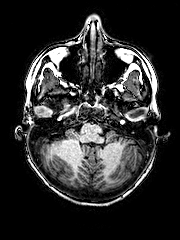
%> input picture Input Images/AX_1.png, 180 x 240 px
$ octave --eval "result = SegmentationT1wImage(imread('../Input Images/AX_1.png'));"   (GNU Octave 9; MATLAB toolbox functions it lacks are replaced by stand-ins)
%> lines starting %> are read from the running program, lines starting %| are printed output that depends on the picture; in (x1, y1, x2, y2) boxes, pixels count from 0 and x2, y2 are one past the last pixel; in counts of white or black regions, pixels touching at a corner belong together; the program's own positions count from 1
### main code/DiagonalFactor.m
function [D] = DiagonalFactor(image)
[L, B] = size(image);
%> L = 240; B = 180
D = sqrt(L*L + B*B);
%> D = 300
end

### main code/BackgroundSegmentation.m
function [outputImage] = BackgroundSegmentation(image)

D = DiagonalFactor(image);
%> D = 300

threshold = graythresh(image)/2;
%> threshold = 0.181
maskImage = image > threshold;
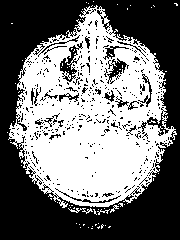
%> maskImage: size 240x180 logical; 46.1% white; 71 white regions (67 under 20 px), largest, box (x1, y1, x2, y2) and area: (8, 5, 177, 208) 19673, (68, 208, 93, 214) 55, (110, 205, 119, 213) 26, (97, 209, 110, 215) 25
maskImage = imclose(maskImage,strel('disk', round(0.0500*D))); % take complement for background
%> maskImage: size 240x180 logical; 58.7% white; 1 black region, box (x1, y1, x2, y2) and area: (0, 0, 180, 240) 17850
maskImage = imcomplement(maskImage)

outputImage = maskImage;

end

### main code/SkullSegmentation.m
function [outputImage] = SkullSegmentation(image, bgrSegIm)

D = DiagonalFactor(image);

mask_background = imcomplement(bgrSegIm);

mask_background = imerode(mask_background, strel('disk', round(0.0333*D)));
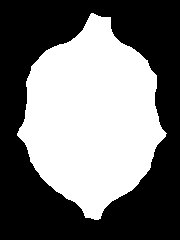
%> mask_background: size 240x180 logical; 45.6% white; 1 white region, box (x1, y1, x2, y2) and area: (17, 13, 167, 220) 19694
erodedImage = image.*mask_background;
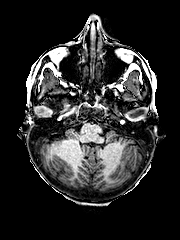
%> erodedImage: size 240x180 uint8; min 0, max 255, mean 41.7

%threshold = graythresh(image)/2;
mask = image > 0.1569 %threshold; %& image <240;

% threshold image
thrImage = erodedImage > 0.2353 & erodedImage < 0.90;
%> thrImage: size 240x180 logical; every value is 0

erodedImage2 = erode_max(thrImage,D);
mask2 = conditional_dilation(erodedImage2, thrImage, strel('disk',round(0.0033*D),4),round(0.0167*D));
mask2 = imfill(mask2,"holes");
mask2 = imopen(mask2,strel('disk',round(0.0067*D)));
mask2 = bwareafilt(logical(mask2),[140 size(image,1)*size(image,2)]);
mask2 = imclose(mask2,strel('disk', round(0.0667*D)));
mask2 = imdilate(mask2,strel('disk',round(0.0167*D)));
mask2 = imfill(mask2,"holes");

outputImage = mask;
outputImage(mask2==1)=0;

outputImage = bwareafilt(outputImage,[250 size(image,1)*size(image,2)]);


end

### main code/erode_max.m
function [outputImage] = erode_max(image,D)
%> called with D = 300
    while length(find(imerode(image, strel('disk', round(0.0033*D))))) > 1
    image = imerode(image, strel('disk', round(0.0033*D)));
    end
%> this loop made 0 passes
    outputImage = image;
end

### main code/conditional_dilation.m
function [image_out] = conditional_dilation(image_in, template_image,structure_element,condition)
%> called with condition = 5
    image_temp1 = image_in;
    image_temp2 = imdilate(image_in, structure_element);
    image_temp2 = image_temp2.*template_image;
%> image_temp2: size 240x180 double; every value is 0
        while length(find(image_temp2 ==1))-length(find(image_temp1 ==1))>condition
        image_temp1 = image_temp2;
        image_temp2 = imdilate(image_temp2, structure_element);
        image_temp2 = image_temp2.*template_image;
        end
%> in SkullSegmentation, `outputImage = bwareafilt(outputImage,[250 size(image,1)*size(image,2)]);`:
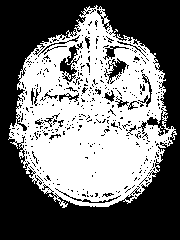
%> outputImage: size 240x180 logical; 45.5% white; 1 white region, box (x1, y1, x2, y2) and area: (8, 5, 177, 208) 19673
    image_out = image_temp2;
end

### main code/SkullStripFilter.m
function [outputImage] = SkullStripFilter(skuSegIm, bgrSegIm)

D = DiagonalFactor(skuSegIm);

skuSegIm = imclose(skuSegIm, strel('disk', round(0.0500*D)));
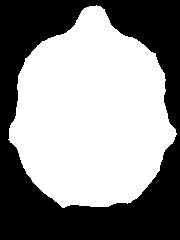
%> skuSegIm: size 240x180 logical; 55.4% white; 1 black region, box (x1, y1, x2, y2) and area: (0, 0, 180, 240) 19263


maskImage = (skuSegIm + bgrSegIm) > 0.5;
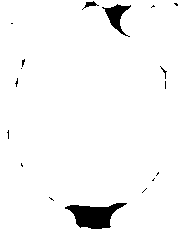
%> maskImage: size 240x180 logical; 96.7% white; 17 black regions (13 under 20 px), largest, box (x1, y1, x2, y2) and area: (65, 203, 127, 229) 899, (102, 4, 131, 37) 355, (82, 1, 99, 10) 52, (160, 66, 167, 79) 20

maskImage = imclose(maskImage, strel('disk', round(0.0167*D)));
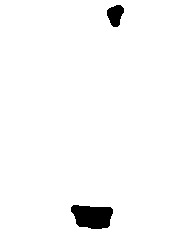
%> maskImage: size 240x180 logical; 97.6% white; 2 black regions, box (x1, y1, x2, y2) and area: (71, 205, 113, 229) 792, (107, 5, 124, 27) 262
maskImage = imclose(maskImage, strel('disk', round(0.0667*D)));
%> maskImage: size 240x180 logical; every value is 1
sigma = round(0.0333*D);
%> sigma = 10
maskImage = imgaussfilt(double(maskImage), sigma);
%> maskImage: size 240x180 double; every value is 1
maskImage = maskImage > 0.3;

outputImage = imcomplement(maskImage);

end

### main code/LocalMinimum.m
function [minimum, num_components] = LocalMinimum(inputImage, nrGauss, guess)
%> called with nrGauss = 6, guess = 0.2

inputImage = inputImage(inputImage > 0);
%> inputImage = []

%> the run ends on the next line
gm = fitgmdist(inputImage(:), nrGauss, 'RegularizationValue', 0.00001);
num_components = gm.NumComponents;

% Initialize variables to store the minimum and second-to-minimum means and their corresponding indices
min_mu = inf;
second_min_mu = inf;
min_sigma = [];
second_min_sigma = [];

% Loop through each component and find the two with the lowest means
for i = 1:num_components
    mu_i = gm.mu(i);
    sigma_i = sqrt(gm.Sigma(:,:,i));  % Taking the square root to get standard deviation

    % Check if the current mean is lower than the minimum found so far
    if mu_i < min_mu
        % Move the current minimum to second minimum
        second_min_mu = min_mu;
        second_min_sigma = min_sigma;

        % Update the minimum with the current values
        min_mu = mu_i;
        min_sigma = sigma_i;
    elseif mu_i < second_min_mu
        % Update the second minimum with the current values
        second_min_mu = mu_i;
        second_min_sigma = sigma_i;
    end
end


comp1 = @(x) normpdf(x, min_mu, min_sigma);
comp2 = @(x) normpdf(x, second_min_mu, second_min_sigma);
diff_function = @(x) (comp1(x) - comp2(x));


minimum = fzero(diff_function, guess);

% To Display the gaussian plots

x = linspace(min(inputImage(:)), max(inputImage(:)), 1000);

sumPDF = zeros(size(x));

% Calculate and accumulate the PDFs
for i = 1:gm.NumComponents
    y = pdf(gm, x');
    sumPDF = sumPDF + y;
end

% [11 lines of commented-out code are left out]

end

### main code/CSFSegmentation.m
function [outputImage] = CSFSegmentation(image, skullStripped)

maskedImage = image .* skullStripped;

% Does not work yet.

[minimum, nrPeaks] = LocalMinimum(maskedImage, 6, 0.2);

% [7 lines of commented-out code are left out]
threshold = minimum;

csfSegIm = maskedImage < threshold;
csfSegIm = csfSegIm - imcomplement(skullStripped);

outputImage = csfSegIm;

end

### main code/SegmentationT1wImage.m
function [output_segmentations] = SegmentationT1wImage(image)

% Get the size of the input image
[image_height, image_width] = size(image);
num_classes = 5;

% Create the 3D array with the specified dimensions
output_segmentations = zeros(image_height, image_width, num_classes);

%% Background segmentation
bgrSegIm = BackgroundSegmentation(image);
output_segmentations(:, :, 1) = bgrSegIm;

%% Skull segmentation
skuSegIm = SkullSegmentation(image, bgrSegIm);
output_segmentations(:, :, 2) = skuSegIm;

%% Skull stripping
skullStripped = SkullStripFilter(skuSegIm, bgrSegIm);
% imshow(imcomplement(skullStripped) .* image);

%% CSF segmentation
csfSegIm = CSFSegmentation(image, skullStripped);
output_segmentations(:, :, 3) = csfSegIm;

%% White matter segmentation
whmSegIm = WhiteMatterSegmentation(image, csfSegIm, skullStripped);
output_segmentations(:, :, 4) = whmSegIm;

%% Grey matter segmentation
grmSegIm = GreyMatterSegmentation(whmSegIm ,csfSegIm, skullStripped);
output_segmentations(:, :, 5) = grmSegIm;

end

$ run again, on Input Images/AX_2.png
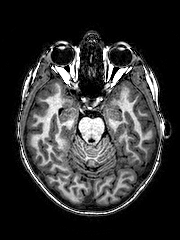
%> input picture Input Images/AX_2.png, 180 x 240 px
%> in BackgroundSegmentation, `D = DiagonalFactor(image);`: D = 300
%> threshold = 0.15
%> in BackgroundSegmentation, `maskImage = image > threshold;`:
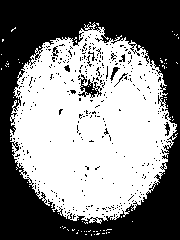
%> maskImage: size 240x180 logical; 52% white; 369 black regions (360 under 20 px), largest, box (x1, y1, x2, y2) and area: (0, 0, 180, 240) 19367, (78, 74, 102, 98) 225, (110, 67, 120, 81) 49
%> mask_background: size 240x180 logical; 48.3% white; 1 white region, box (x1, y1, x2, y2) and area: (18, 32, 168, 226) 20865
%> thrImage: size 240x180 logical; every value is 0
%> image_temp2: size 240x180 double; every value is 0
%> outputImage: size 240x180 logical; 51.6% white; 369 black regions (360 under 20 px), largest, box (x1, y1, x2, y2) and area: (0, 0, 180, 240) 19528, (78, 74, 102, 98) 229, (110, 67, 120, 81) 49
%> skuSegIm: size 240x180 logical; 58% white; 1 black region, box (x1, y1, x2, y2) and area: (0, 0, 180, 240) 18140
%> in SkullStripFilter, `maskImage = imclose(maskImage, strel('disk', round(0.0167*D)));`:
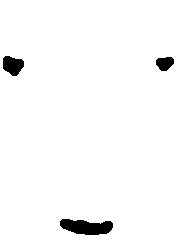
%> maskImage: size 240x180 logical; 97.4% white; 3 black regions, box (x1, y1, x2, y2) and area: (60, 219, 113, 235) 616, (3, 56, 24, 76) 306, (156, 57, 174, 71) 190
%> sigma = 10
%> inputImage = []

$ run again, on Input Images/AX_3.png
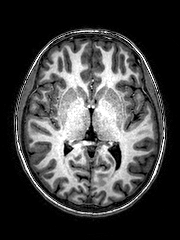
%> input picture Input Images/AX_3.png, 180 x 240 px
%> in BackgroundSegmentation, `D = DiagonalFactor(image);`: D = 300
%> threshold = 0.185
%> in BackgroundSegmentation, `maskImage = image > threshold;`:
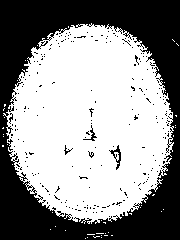
%> maskImage: size 240x180 logical; 57.3% white; 223 black regions (218 under 20 px), largest, box (x1, y1, x2, y2) and area: (0, 0, 180, 240) 17774, (109, 145, 121, 170) 92, (83, 125, 97, 141) 48, (64, 145, 73, 155) 24, (9, 113, 13, 124) 20
%> mask_background: size 240x180 logical; 51.3% white; 1 black region, box (x1, y1, x2, y2) and area: (0, 0, 180, 240) 21044
%> thrImage: size 240x180 logical; every value is 0
%> image_temp2: size 240x180 double; every value is 0
%> skuSegIm: size 240x180 logical; 61.3% white; 1 black region, box (x1, y1, x2, y2) and area: (0, 0, 180, 240) 16720
%> in SkullStripFilter, `maskImage = imclose(maskImage, strel('disk', round(0.0167*D)));`:
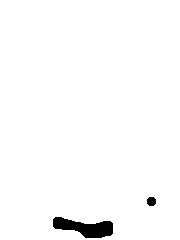
%> maskImage: size 240x180 logical; 98.1% white; 2 black regions, box (x1, y1, x2, y2) and area: (53, 217, 113, 238) 751, (147, 197, 156, 206) 69
%> sigma = 10
%> inputImage = []
